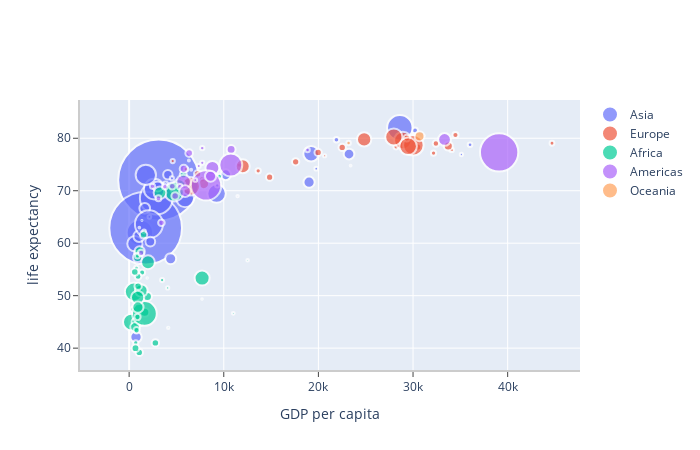

The cell this chart's notebook holds for it:
### Markdown cell above
This is a nice plot, but it's only one year. How did this relationship evolve over the years? To do this we use the ```FigureWidget``` object that we can pass a ```Figure``` object.

### Code cell
widget = go.FigureWidget(fig)
widget.show()

### Figure 1 — Plotly figure (JSON) as saved in the notebook; plotly's stock layout.template omitted (floating-point values rounded to 4 significant figures)
{"data": [{"marker": {"line": {"width": 2}, "size": [25268405, 656397, 135656790, 12926707, 1280400000, 6762476, 1034172547, 211060000, 66907826, 24001816, 6029529, 127065841, 5307470, 22215365, 47969150, 2111561, 3677780, 22662365, 2674234, 45598081, 25873917, 2713462, 153403524, 82995088, 24501530, 4197776, 19576783, 17155814, 22454239, 62806748, 80908147, 3389578, 18701257], "sizemode": "area", "sizeref": 390900.0}, "mode": "markers", "name": "Asia", "text": ["Country: Afghanistan<br>Life Expectancy: 42.129<br>GDP per capita: 726.7340548<br>Population: 25268405<br>Year: 2002", "Country: Bahrain<br>Life Expectancy: 74.795<br>GDP per capita: 23403.55927<br>Population: 656397<br>Year: 2002", "Country: Bangladesh<br>Life Expectancy: 62.01300000000001<br>GDP per capita: 1136.3904300000004<br>Population: 135656790<br>Year: 2002", "Country: Cambodia<br>Life Expectancy: 56.752<br>GDP per capita: 896.2260152999999<br>Population: 12926707<br>Year: 2002", "Country: China<br>Life Expectancy: 72.028<br>GDP per capita: 3119.280896<br>Population: 1280400000<br>Year: 2002", "Country: Hong Kong, China<br>Life Expectancy: 81.495<br>GDP per capita: 30209.015160000006<br>Population: 6762476<br>Year: 2002", "Country: India<br>Life Expectancy: 62.879<br>GDP per capita: 1746.769454<br>Population: 1034172547<br>Year: 2002", "Country: Indonesia<br>Life Expectancy: 68.58800000000001<br>GDP per capita: 2873.91287<br>Population: 211060000<br>Year: 2002", "Country: Iran<br>Life Expectancy: 69.45100000000001<br>GDP per capita: 9240.761975<br>Population: 66907826<br>Year: 2002", "Country: Iraq<br>Life Expectancy: 57.04600000000001<br>GDP per capita: 4390.717312<br>Population: 24001816<br>Year: 2002", "Country: Israel<br>Life Expectancy: 79.696<br>GDP per capita: 21905.59514<br>Population: 6029529<br>Year: 2002", "Country: Japan<br>Life Expectancy: 82.0<br>GDP per capita: 28604.5919<br>Population: 127065841<br>Year: 2002", "Country: Jordan<br>Life Expectancy: 71.263<br>GDP per capita: 3844.917194<br>Population: 5307470<br>Year: 2002", "Country: Korea, Dem. Rep.<br>Life Expectancy: 66.66199999999999<br>GDP per capita: 1646.758151<br>Population: 22215365<br>Year: 2002", "Country: Korea, Rep.<br>Life Expectancy: 77.045<br>GDP per capita: 19233.98818<br>Population: 47969150<br>Year: 2002", "Country: Kuwait<br>Life Expectancy: 76.904<br>GDP per capita: 35110.10566<br>Population: 2111561<br>Year: 2002", "Country: Lebanon<br>Life Expectancy: 71.028<br>GDP per capita: 9313.93883<br>Population: 3677780<br>Year: 2002", "Country: Malaysia<br>Life Expectancy: 73.044<br>GDP per capita: 10206.97794<br>Population: 22662365<br>Year: 2002", "Country: Mongolia<br>Life Expectancy: 65.033<br>GDP per capita: 2140.739323<br>Population: 2674234<br>Year: 2002", "Country: Myanmar<br>Life Expectancy: 59.908<br>GDP per capita: 611.0<br>Population: 45598081<br>Year: 2002", "Country: Nepal<br>Life Expectancy: 61.34<br>GDP per capita: 1057.206311<br>Population: 25873917<br>Year: 2002", "Country: Oman<br>Life Expectancy: 74.193<br>GDP per capita: 19774.83687<br>Population: 2713462<br>Year: 2002", "Country: Pakistan<br>Life Expectancy: 63.61<br>GDP per capita: 2092.712441<br>Population: 153403524<br>Year: 2002", "Country: Philippines<br>Life Expectancy: 70.303<br>GDP per capita: 2650.921068<br>Population: 82995088<br>Year: 2002", "Country: Saudi Arabia<br>Life Expectancy: 71.626<br>GDP per capita: 19014.54118<br>Population: 24501530<br>Year: 2002", "Country: Singapore<br>Life Expectancy: 78.77<br>GDP per capita: 36023.1054<br>Population: 4197776<br>Year: 2002", "Country: Sri Lanka<br>Life Expectancy: 70.815<br>GDP per capita: 3015.378833<br>Population: 19576783<br>Year: 2002", "Country: Syria<br>Life Expectancy: 73.053<br>GDP per capita: 4090.925331<br>Population: 17155814<br>Year: 2002", "Country: Taiwan<br>Life Expectancy: 76.99<br>GDP per capita: 23235.42329<br>Population: 22454239<br>Year: 2002", "Country: Thailand<br>Life Expectancy: 68.564<br>GDP per capita: 5913.187529<br>Population: 62806748<br>Year: 2002", "Country: Vietnam<br>Life Expectancy: 73.017<br>GDP per capita: 1764.456677<br>Population: 80908147<br>Year: 2002", "Country: West Bank and Gaza<br>Life Expectancy: 72.37<br>GDP per capita: 4515.487575<br>Population: 3389578<br>Year: 2002", "Country: Yemen, Rep.<br>Life Expectancy: 60.308<br>GDP per capita: 2234.820827<br>Population: 18701257<br>Year: 2002"], "type": "scatter", "uid": "9724319d-e73b-41fe-85dd-1c01cbeb6421", "x": [726.7, 23400.0, 1136.0, 896.2, 3119.0, 30210.0, 1747.0, 2874.0, 9241.0, 4391.0, 21910.0, 28600.0, 3845.0, 1647.0, 19230.0, 35110.0, 9314.0, 10210.0, 2141.0, 611, 1057.0, 19770.0, 2093.0, 2651.0, 19010.0, 36020.0, 3015.0, 4091.0, 23240.0, 5913.0, 1764.0, 4515.0, 2235.0], "y": [42.13, 74.8, 62.01, 56.75, 72.03, 81.5, 62.88, 68.59, 69.45, 57.05, 79.7, 82, 71.26, 66.66, 77.05, 76.9, 71.03, 73.04, 65.03, 59.91, 61.34, 74.19, 63.61, 70.3, 71.63, 78.77, 70.81, 73.05, 76.99, 68.56, 73.02, 72.37, 60.31]}, {"marker": {"line": {"width": 2}, "size": [3508512, 8148312, 10311970, 4165416, 7661799, 4481020, 10256295, 5374693, 5193039, 59925035, 82350671, 10603863, 10083313, 288030, 3879155, 57926999, 720230, 16122830, 4535591, 38625976, 10433867, 22404337, 10111559, 5410052, 2011497, 40152517, 8954175, 7361757, 67308928, 59912431], "sizemode": "area", "sizeref": 390900.0}, "mode": "markers", "name": "Europe", "text": ["Country: Albania<br>Life Expectancy: 75.65100000000002<br>GDP per capita: 4604.211737<br>Population: 3508512<br>Year: 2002", "Country: Austria<br>Life Expectancy: 78.98<br>GDP per capita: 32417.60769<br>Population: 8148312<br>Year: 2002", "Country: Belgium<br>Life Expectancy: 78.32<br>GDP per capita: 30485.88375<br>Population: 10311970<br>Year: 2002", "Country: Bosnia and Herzegovina<br>Life Expectancy: 74.09<br>GDP per capita: 6018.975239<br>Population: 4165416<br>Year: 2002", "Country: Bulgaria<br>Life Expectancy: 72.14<br>GDP per capita: 7696.777725<br>Population: 7661799<br>Year: 2002", "Country: Croatia<br>Life Expectancy: 74.876<br>GDP per capita: 11628.38895<br>Population: 4481020<br>Year: 2002", "Country: Czech Republic<br>Life Expectancy: 75.51<br>GDP per capita: 17596.210219999994<br>Population: 10256295<br>Year: 2002", "Country: Denmark<br>Life Expectancy: 77.18<br>GDP per capita: 32166.50006<br>Population: 5374693<br>Year: 2002", "Country: Finland<br>Life Expectancy: 78.37<br>GDP per capita: 28204.59057<br>Population: 5193039<br>Year: 2002", "Country: France<br>Life Expectancy: 79.59<br>GDP per capita: 28926.03234<br>Population: 59925035<br>Year: 2002", "Country: Germany<br>Life Expectancy: 78.67<br>GDP per capita: 30035.80198<br>Population: 82350671<br>Year: 2002", "Country: Greece<br>Life Expectancy: 78.256<br>GDP per capita: 22514.2548<br>Population: 10603863<br>Year: 2002", "Country: Hungary<br>Life Expectancy: 72.59<br>GDP per capita: 14843.93556<br>Population: 10083313<br>Year: 2002", "Country: Iceland<br>Life Expectancy: 80.5<br>GDP per capita: 31163.20196<br>Population: 288030<br>Year: 2002", "Country: Ireland<br>Life Expectancy: 77.783<br>GDP per capita: 34077.04939<br>Population: 3879155<br>Year: 2002", "Country: Italy<br>Life Expectancy: 80.24<br>GDP per capita: 27968.09817<br>Population: 57926999<br>Year: 2002", "Country: Montenegro<br>Life Expectancy: 73.98100000000002<br>GDP per capita: 6557.194282<br>Population: 720230<br>Year: 2002", "Country: Netherlands<br>Life Expectancy: 78.53<br>GDP per capita: 33724.75778<br>Population: 16122830<br>Year: 2002", "Country: Norway<br>Life Expectancy: 79.05<br>GDP per capita: 44683.97525<br>Population: 4535591<br>Year: 2002", "Country: Poland<br>Life Expectancy: 74.67<br>GDP per capita: 12002.23908<br>Population: 38625976<br>Year: 2002", "Country: Portugal<br>Life Expectancy: 77.29<br>GDP per capita: 19970.90787<br>Population: 10433867<br>Year: 2002", "Country: Romania<br>Life Expectancy: 71.322<br>GDP per capita: 7885.360081<br>Population: 22404337<br>Year: 2002", "Country: Serbia<br>Life Expectancy: 73.21300000000002<br>GDP per capita: 7236.075251<br>Population: 10111559<br>Year: 2002", "Country: Slovak Republic<br>Life Expectancy: 73.8<br>GDP per capita: 13638.778369999998<br>Population: 5410052<br>Year: 2002", "Country: Slovenia<br>Life Expectancy: 76.66<br>GDP per capita: 20660.01936<br>Population: 2011497<br>Year: 2002", "Country: Spain<br>Life Expectancy: 79.78<br>GDP per capita: 24835.47166<br>Population: 40152517<br>Year: 2002", "Country: Sweden<br>Life Expectancy: 80.04<br>GDP per capita: 29341.630930000007<br>Population: 8954175<br>Year: 2002", "Country: Switzerland<br>Life Expectancy: 80.62<br>GDP per capita: 34480.95771<br>Population: 7361757<br>Year: 2002", "Country: Turkey<br>Life Expectancy: 70.845<br>GDP per capita: 6508.085718<br>Population: 67308928<br>Year: 2002", "Country: United Kingdom<br>Life Expectancy: 78.471<br>GDP per capita: 29478.99919<br>Population: 59912431<br>Year: 2002"], "type": "scatter", "uid": "99a0ed2d-48ef-43ee-b96d-302b1f72c6a8", "x": [4604.0, 32420.0, 30490.0, 6019.0, 7697.0, 11630.0, 17600.0, 32170.0, 28200.0, 28930.0, 30040.0, 22510.0, 14840.0, 31160.0, 34080.0, 27970.0, 6557.0, 33720.0, 44680.0, 12000.0, 19970.0, 7885.0, 7236.0, 13640.0, 20660.0, 24840.0, 29340.0, 34480.0, 6508.0, 29480.0], "y": [75.65, 78.98, 78.32, 74.09, 72.14, 74.88, 75.51, 77.18, 78.37, 79.59, 78.67, 78.26, 72.59, 80.5, 77.78, 80.24, 73.98, 78.53, 79.05, 74.67, 77.29, 71.32, 73.21, 73.8, 76.66, 79.78, 80.04, 80.62, 70.84, 78.47]}, {"marker": {"line": {"width": 2}, "size": [31287142, 10866106, 7026113, 1630347, 12251209, 7021078, 15929988, 4048013, 8835739, 614382, 55379852, 3328795, 16252726, 447416, 73312559, 495627, 4414865, 67946797, 1299304, 1457766, 20550751, 8807818, 1332459, 31386842, 2046772, 2814651, 5368585, 16473477, 11824495, 10580176, 2828858, 1200206, 31167783, 18473780, 1972153, 11140655, 119901274, 743981, 7852401, 170372, 10870037, 5359092, 7753310, 44433622, 37090298, 1130269, 34593779, 4977378, 9770575, 24739869, 10595811, 11926563], "sizemode": "area", "sizeref": 390900.0}, "mode": "markers", "name": "Africa", "text": ["Country: Algeria<br>Life Expectancy: 70.994<br>GDP per capita: 5288.040382<br>Population: 31287142<br>Year: 2002", "Country: Angola<br>Life Expectancy: 41.003<br>GDP per capita: 2773.287312<br>Population: 10866106<br>Year: 2002", "Country: Benin<br>Life Expectancy: 54.40600000000001<br>GDP per capita: 1372.877931<br>Population: 7026113<br>Year: 2002", "Country: Botswana<br>Life Expectancy: 46.63399999999999<br>GDP per capita: 11003.60508<br>Population: 1630347<br>Year: 2002", "Country: Burkina Faso<br>Life Expectancy: 50.65<br>GDP per capita: 1037.645221<br>Population: 12251209<br>Year: 2002", "Country: Burundi<br>Life Expectancy: 47.36<br>GDP per capita: 446.4035126<br>Population: 7021078<br>Year: 2002", "Country: Cameroon<br>Life Expectancy: 49.856<br>GDP per capita: 1934.011449<br>Population: 15929988<br>Year: 2002", "Country: Central African Republic<br>Life Expectancy: 43.308<br>GDP per capita: 738.6906068<br>Population: 4048013<br>Year: 2002", "Country: Chad<br>Life Expectancy: 50.525<br>GDP per capita: 1156.18186<br>Population: 8835739<br>Year: 2002", "Country: Comoros<br>Life Expectancy: 62.974<br>GDP per capita: 1075.811558<br>Population: 614382<br>Year: 2002", "Country: Congo, Dem. Rep.<br>Life Expectancy: 44.966<br>GDP per capita: 241.1658765<br>Population: 55379852<br>Year: 2002", "Country: Congo, Rep.<br>Life Expectancy: 52.97<br>GDP per capita: 3484.06197<br>Population: 3328795<br>Year: 2002", "Country: Cote d'Ivoire<br>Life Expectancy: 46.832<br>GDP per capita: 1648.800823<br>Population: 16252726<br>Year: 2002", "Country: Djibouti<br>Life Expectancy: 53.37300000000001<br>GDP per capita: 1908.260867<br>Population: 447416<br>Year: 2002", "Country: Egypt<br>Life Expectancy: 69.806<br>GDP per capita: 4754.604414<br>Population: 73312559<br>Year: 2002", "Country: Equatorial Guinea<br>Life Expectancy: 49.348<br>GDP per capita: 7703.4959<br>Population: 495627<br>Year: 2002", "Country: Eritrea<br>Life Expectancy: 55.24<br>GDP per capita: 765.3500015<br>Population: 4414865<br>Year: 2002", "Country: Ethiopia<br>Life Expectancy: 50.725<br>GDP per capita: 530.0535319<br>Population: 67946797<br>Year: 2002", "Country: Gabon<br>Life Expectancy: 56.761<br>GDP per capita: 12521.71392<br>Population: 1299304<br>Year: 2002", "Country: Gambia<br>Life Expectancy: 58.041<br>GDP per capita: 660.5855997<br>Population: 1457766<br>Year: 2002", "Country: Ghana<br>Life Expectancy: 58.453<br>GDP per capita: 1111.9845779999996<br>Population: 20550751<br>Year: 2002", "Country: Guinea<br>Life Expectancy: 53.676<br>GDP per capita: 945.5835837<br>Population: 8807818<br>Year: 2002", "Country: Guinea-Bissau<br>Life Expectancy: 45.504<br>GDP per capita: 575.7047176<br>Population: 1332459<br>Year: 2002", "Country: Kenya<br>Life Expectancy: 50.992<br>GDP per capita: 1287.514732<br>Population: 31386842<br>Year: 2002", "Country: Lesotho<br>Life Expectancy: 44.593<br>GDP per capita: 1275.184575<br>Population: 2046772<br>Year: 2002", "Country: Liberia<br>Life Expectancy: 43.753<br>GDP per capita: 531.4823679<br>Population: 2814651<br>Year: 2002", "Country: Libya<br>Life Expectancy: 72.737<br>GDP per capita: 9534.677467<br>Population: 5368585<br>Year: 2002", "Country: Madagascar<br>Life Expectancy: 57.286<br>GDP per capita: 894.6370822<br>Population: 16473477<br>Year: 2002", "Country: Malawi<br>Life Expectancy: 45.00899999999999<br>GDP per capita: 665.4231186000002<br>Population: 11824495<br>Year: 2002", "Country: Mali<br>Life Expectancy: 51.81800000000001<br>GDP per capita: 951.4097518<br>Population: 10580176<br>Year: 2002", "Country: Mauritania<br>Life Expectancy: 62.247<br>GDP per capita: 1579.019543<br>Population: 2828858<br>Year: 2002", "Country: Mauritius<br>Life Expectancy: 71.954<br>GDP per capita: 9021.815894<br>Population: 1200206<br>Year: 2002", "Country: Morocco<br>Life Expectancy: 69.615<br>GDP per capita: 3258.495584<br>Population: 31167783<br>Year: 2002", "Country: Mozambique<br>Life Expectancy: 44.026<br>GDP per capita: 633.6179466<br>Population: 18473780<br>Year: 2002", "Country: Namibia<br>Life Expectancy: 51.479<br>GDP per capita: 4072.324751<br>Population: 1972153<br>Year: 2002", "Country: Niger<br>Life Expectancy: 54.496<br>GDP per capita: 601.0745012<br>Population: 11140655<br>Year: 2002", "Country: Nigeria<br>Life Expectancy: 46.608<br>GDP per capita: 1615.286395<br>Population: 119901274<br>Year: 2002", "Country: Reunion<br>Life Expectancy: 75.744<br>GDP per capita: 6316.1652<br>Population: 743981<br>Year: 2002", "Country: Rwanda<br>Life Expectancy: 43.413<br>GDP per capita: 785.6537647999999<br>Population: 7852401<br>Year: 2002", "Country: Sao Tome and Principe<br>Life Expectancy: 64.337<br>GDP per capita: 1353.09239<br>Population: 170372<br>Year: 2002", "Country: Senegal<br>Life Expectancy: 61.6<br>GDP per capita: 1519.635262<br>Population: 10870037<br>Year: 2002", "Country: Sierra Leone<br>Life Expectancy: 41.012<br>GDP per capita: 699.4897129999998<br>Population: 5359092<br>Year: 2002", "Country: Somalia<br>Life Expectancy: 45.93600000000001<br>GDP per capita: 882.0818218000002<br>Population: 7753310<br>Year: 2002", "Country: South Africa<br>Life Expectancy: 53.365<br>GDP per capita: 7710.946444<br>Population: 44433622<br>Year: 2002", "Country: Sudan<br>Life Expectancy: 56.369<br>GDP per capita: 1993.398314<br>Population: 37090298<br>Year: 2002", "Country: Swaziland<br>Life Expectancy: 43.869<br>GDP per capita: 4128.116943<br>Population: 1130269<br>Year: 2002", "Country: Tanzania<br>Life Expectancy: 49.651<br>GDP per capita: 899.0742111<br>Population: 34593779<br>Year: 2002", "Country: Togo<br>Life Expectancy: 57.56100000000001<br>GDP per capita: 886.2205765000001<br>Population: 4977378<br>Year: 2002", "Country: Tunisia<br>Life Expectancy: 73.042<br>GDP per capita: 5722.895654999998<br>Population: 9770575<br>Year: 2002", "Country: Uganda<br>Life Expectancy: 47.813<br>GDP per capita: 927.7210018<br>Population: 24739869<br>Year: 2002", "Country: Zambia<br>Life Expectancy: 39.19300000000001<br>GDP per capita: 1071.6139380000004<br>Population: 10595811<br>Year: 2002", "Country: Zimbabwe<br>Life Expectancy: 39.989<br>GDP per capita: 672.0386227000001<br>Population: 11926563<br>Year: 2002"], "type": "scatter", "uid": "6090a763-bd01-4673-84a4-30d2f58d6dab", "x": [5288.0, 2773.0, 1373.0, 11000.0, 1038.0, 446.4, 1934.0, 738.7, 1156.0, 1076.0, 241.2, 3484.0, 1649.0, 1908.0, 4755.0, 7703.0, 765.4, 530.1, 12520.0, 660.6, 1112.0, 945.6, 575.7, 1288.0, 1275.0, 531.5, 9535.0, 894.6, 665.4, 951.4, 1579.0, 9022.0, 3258.0, 633.6, 4072.0, 601.1, 1615.0, 6316.0, 785.7, 1353.0, 1520.0, 699.5, 882.1, 7711.0, 1993.0, 4128.0, 899.1, 886.2, 5723.0, 927.7, 1072.0, 672.0], "y": [70.99, 41.0, 54.41, 46.63, 50.65, 47.36, 49.86, 43.31, 50.52, 62.97, 44.97, 52.97, 46.83, 53.37, 69.81, 49.35, 55.24, 50.73, 56.76, 58.04, 58.45, 53.68, 45.5, 50.99, 44.59, 43.75, 72.74, 57.29, 45.01, 51.82, 62.25, 71.95, 69.61, 44.03, 51.48, 54.5, 46.61, 75.74, 43.41, 64.34, 61.6, 41.01, 45.94, 53.37, 56.37, 43.87, 49.65, 57.56, 73.04, 47.81, 39.19, 39.99]}, {"marker": {"line": {"width": 2}, "size": [38331121, 8445134, 179914212, 31902268, 15497046, 41008227, 3834934, 11226999, 8650322, 12921234, 6353681, 11178650, 7607651, 6677328, 2664659, 102479927, 5146848, 2990875, 5884491, 26769436, 3859606, 1101832, 287675526, 3363085, 24287670], "sizemode": "area", "sizeref": 390900.0}, "mode": "markers", "name": "Americas", "text": ["Country: Argentina<br>Life Expectancy: 74.34<br>GDP per capita: 8797.640716<br>Population: 38331121<br>Year: 2002", "Country: Bolivia<br>Life Expectancy: 63.883<br>GDP per capita: 3413.26269<br>Population: 8445134<br>Year: 2002", "Country: Brazil<br>Life Expectancy: 71.006<br>GDP per capita: 8131.212843000001<br>Population: 179914212<br>Year: 2002", "Country: Canada<br>Life Expectancy: 79.77<br>GDP per capita: 33328.96507<br>Population: 31902268<br>Year: 2002", "Country: Chile<br>Life Expectancy: 77.86<br>GDP per capita: 10778.78385<br>Population: 15497046<br>Year: 2002", "Country: Colombia<br>Life Expectancy: 71.682<br>GDP per capita: 5755.259962<br>Population: 41008227<br>Year: 2002", "Country: Costa Rica<br>Life Expectancy: 78.123<br>GDP per capita: 7723.447195000002<br>Population: 3834934<br>Year: 2002", "Country: Cuba<br>Life Expectancy: 77.158<br>GDP per capita: 6340.646683<br>Population: 11226999<br>Year: 2002", "Country: Dominican Republic<br>Life Expectancy: 70.847<br>GDP per capita: 4563.808154<br>Population: 8650322<br>Year: 2002", "Country: Ecuador<br>Life Expectancy: 74.173<br>GDP per capita: 5773.044512<br>Population: 12921234<br>Year: 2002", "Country: El Salvador<br>Life Expectancy: 70.734<br>GDP per capita: 5351.568665999999<br>Population: 6353681<br>Year: 2002", "Country: Guatemala<br>Life Expectancy: 68.97800000000001<br>GDP per capita: 4858.347495<br>Population: 11178650<br>Year: 2002", "Country: Haiti<br>Life Expectancy: 58.137<br>GDP per capita: 1270.364932<br>Population: 7607651<br>Year: 2002", "Country: Honduras<br>Life Expectancy: 68.565<br>GDP per capita: 3099.72866<br>Population: 6677328<br>Year: 2002", "Country: Jamaica<br>Life Expectancy: 72.047<br>GDP per capita: 6994.774861<br>Population: 2664659<br>Year: 2002", "Country: Mexico<br>Life Expectancy: 74.902<br>GDP per capita: 10742.44053<br>Population: 102479927<br>Year: 2002", "Country: Nicaragua<br>Life Expectancy: 70.836<br>GDP per capita: 2474.548819<br>Population: 5146848<br>Year: 2002", "Country: Panama<br>Life Expectancy: 74.712<br>GDP per capita: 7356.0319340000015<br>Population: 2990875<br>Year: 2002", "Country: Paraguay<br>Life Expectancy: 70.755<br>GDP per capita: 3783.674243<br>Population: 5884491<br>Year: 2002", "Country: Peru<br>Life Expectancy: 69.906<br>GDP per capita: 5909.020073<br>Population: 26769436<br>Year: 2002", "Country: Puerto Rico<br>Life Expectancy: 77.778<br>GDP per capita: 18855.60618<br>Population: 3859606<br>Year: 2002", "Country: Trinidad and Tobago<br>Life Expectancy: 68.976<br>GDP per capita: 11460.60023<br>Population: 1101832<br>Year: 2002", "Country: United States<br>Life Expectancy: 77.31<br>GDP per capita: 39097.09955<br>Population: 287675526<br>Year: 2002", "Country: Uruguay<br>Life Expectancy: 75.307<br>GDP per capita: 7727.002004000001<br>Population: 3363085<br>Year: 2002", "Country: Venezuela<br>Life Expectancy: 72.766<br>GDP per capita: 8605.047831<br>Population: 24287670<br>Year: 2002"], "type": "scatter", "uid": "e26f9caa-7acd-454d-85a6-9b1f5eee16da", "x": [8798.0, 3413.0, 8131.0, 33330.0, 10780.0, 5755.0, 7723.0, 6341.0, 4564.0, 5773.0, 5352.0, 4858.0, 1270.0, 3100.0, 6995.0, 10740.0, 2475.0, 7356.0, 3784.0, 5909.0, 18860.0, 11460.0, 39100.0, 7727.0, 8605.0], "y": [74.34, 63.88, 71.01, 79.77, 77.86, 71.68, 78.12, 77.16, 70.85, 74.17, 70.73, 68.98, 58.14, 68.56, 72.05, 74.9, 70.84, 74.71, 70.75, 69.91, 77.78, 68.98, 77.31, 75.31, 72.77]}, {"marker": {"line": {"width": 2}, "size": [19546792, 3908037], "sizemode": "area", "sizeref": 390900.0}, "mode": "markers", "name": "Oceania", "text": ["Country: Australia<br>Life Expectancy: 80.37<br>GDP per capita: 30687.75473<br>Population: 19546792<br>Year: 2002", "Country: New Zealand<br>Life Expectancy: 79.11<br>GDP per capita: 23189.80135<br>Population: 3908037<br>Year: 2002"], "type": "scatter", "uid": "683f6787-e158-4af7-b4b2-acd4e3d317bb", "x": [30690.0, 23190.0], "y": [80.37, 79.11]}], "layout": {"autosize": false, "height": 450, "width": 700, "xaxis": {"autorange": true, "linecolor": "rgb(204, 204, 204)", "linewidth": 2, "range": [-5192.0, 47640.0], "ticks": "outside", "title": {"text": "GDP per capita"}, "type": "linear"}, "yaxis": {"autorange": true, "linecolor": "rgb(204, 204, 204)", "linewidth": 2, "range": [35.84, 87.29], "ticks": "outside", "title": {"text": "life expectancy"}, "type": "linear"}}}
